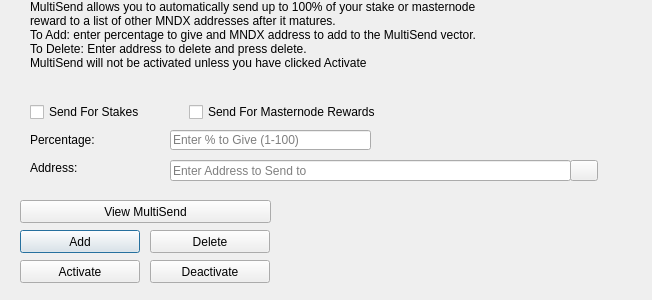
<?xml version="1.0" encoding="UTF-8"?>
<ui version="4.0">
 <class>MultiSendDialog</class>
 <widget class="QDialog" name="MultiSendDialog">
  <property name="windowModality">
   <enum>Qt::NonModal</enum>
  </property>
  <property name="geometry">
   <rect>
    <x>0</x>
    <y>0</y>
    <width>652</width>
    <height>300</height>
   </rect>
  </property>
  <property name="windowTitle">
   <string>MultiSend</string>
  </property>
  <widget class="QLineEdit" name="multiSendPercentEdit">
   <property name="geometry">
    <rect>
     <x>170</x>
     <y>130</y>
     <width>201</width>
     <height>20</height>
    </rect>
   </property>
   <property name="toolTip">
    <string>Enter whole numbers 1 - 100</string>
   </property>
   <property name="placeholderText">
    <string>Enter % to Give (1-100)</string>
   </property>
  </widget>
  <widget class="QLineEdit" name="multiSendAddressEdit">
   <property name="geometry">
    <rect>
     <x>170</x>
     <y>160</y>
     <width>401</width>
     <height>21</height>
    </rect>
   </property>
   <property name="toolTip">
    <string/>
   </property>
   <property name="placeholderText">
    <string>Enter Address to Send to</string>
   </property>
  </widget>
  <widget class="QLabel" name="label_2">
   <property name="geometry">
    <rect>
     <x>30</x>
     <y>0</y>
     <width>451</width>
     <height>121</height>
    </rect>
   </property>
   <property name="lineWidth">
    <number>1</number>
   </property>
   <property name="text">
    <string>MultiSend allows you to automatically send up to 100% of your stake or masternode reward to a list of other MNDX addresses after it matures.
To Add: enter percentage to give and MNDX address to add to the MultiSend vector.
To Delete: Enter address to delete and press delete.
MultiSend will not be activated unless you have clicked Activate</string>
   </property>
   <property name="alignment">
    <set>Qt::AlignLeading|Qt::AlignLeft|Qt::AlignTop</set>
   </property>
   <property name="wordWrap">
    <bool>true</bool>
   </property>
  </widget>
  <widget class="QLabel" name="message">
   <property name="geometry">
    <rect>
     <x>290</x>
     <y>200</y>
     <width>351</width>
     <height>91</height>
    </rect>
   </property>
   <property name="text">
    <string/>
   </property>
  </widget>
  <widget class="QPushButton" name="addButton">
   <property name="geometry">
    <rect>
     <x>20</x>
     <y>230</y>
     <width>120</width>
     <height>23</height>
    </rect>
   </property>
   <property name="toolTip">
    <string/>
   </property>
   <property name="statusTip">
    <string>Add to MultiSend Vector</string>
   </property>
   <property name="text">
    <string>Add</string>
   </property>
  </widget>
  <widget class="QPushButton" name="disableButton">
   <property name="geometry">
    <rect>
     <x>150</x>
     <y>260</y>
     <width>120</width>
     <height>23</height>
    </rect>
   </property>
   <property name="statusTip">
    <string>Deactivate MultiSend</string>
   </property>
   <property name="text">
    <string>Deactivate</string>
   </property>
  </widget>
  <widget class="QPushButton" name="addressBookButton">
   <property name="geometry">
    <rect>
     <x>570</x>
     <y>160</y>
     <width>28</width>
     <height>21</height>
    </rect>
   </property>
   <property name="toolTip">
    <string>Choose an address from the address book</string>
   </property>
   <property name="text">
    <string/>
   </property>
   <property name="icon">
    <iconset resource="../mndx.qrc">
     <normaloff>:/icons/address-book</normaloff>:/icons/address-book</iconset>
   </property>
   <property name="shortcut">
    <string>Alt+A</string>
   </property>
   <property name="autoDefault">
    <bool>false</bool>
   </property>
  </widget>
  <widget class="QLabel" name="label">
   <property name="geometry">
    <rect>
     <x>30</x>
     <y>130</y>
     <width>121</width>
     <height>20</height>
    </rect>
   </property>
   <property name="toolTip">
    <string>Percentage of stake to send</string>
   </property>
   <property name="text">
    <string>Percentage:</string>
   </property>
  </widget>
  <widget class="QLabel" name="label_5">
   <property name="geometry">
    <rect>
     <x>30</x>
     <y>160</y>
     <width>111</width>
     <height>16</height>
    </rect>
   </property>
   <property name="toolTip">
    <string>Address to send portion of stake to</string>
   </property>
   <property name="text">
    <string>Address:</string>
   </property>
  </widget>
  <widget class="QPushButton" name="deleteButton">
   <property name="geometry">
    <rect>
     <x>150</x>
     <y>230</y>
     <width>120</width>
     <height>23</height>
    </rect>
   </property>
   <property name="toolTip">
    <string/>
   </property>
   <property name="statusTip">
    <string>Delete Address From MultiSend Vector</string>
   </property>
   <property name="text">
    <string>Delete</string>
   </property>
  </widget>
  <widget class="QPushButton" name="activateButton">
   <property name="geometry">
    <rect>
     <x>20</x>
     <y>260</y>
     <width>120</width>
     <height>23</height>
    </rect>
   </property>
   <property name="statusTip">
    <string>Activate MultiSend</string>
   </property>
   <property name="text">
    <string>Activate</string>
   </property>
  </widget>
  <widget class="QPushButton" name="viewButton">
   <property name="geometry">
    <rect>
     <x>20</x>
     <y>200</y>
     <width>251</width>
     <height>23</height>
    </rect>
   </property>
   <property name="toolTip">
    <string/>
   </property>
   <property name="statusTip">
    <string>View MultiSend Vector</string>
   </property>
   <property name="text">
    <string>View MultiSend</string>
   </property>
  </widget>
  <widget class="QWidget" name="horizontalLayoutWidget">
   <property name="geometry">
    <rect>
     <x>30</x>
     <y>100</y>
     <width>351</width>
     <height>24</height>
    </rect>
   </property>
   <layout class="QHBoxLayout" name="horizontalLayout">
    <item>
     <widget class="QCheckBox" name="multiSendStakeCheckBox">
      <property name="text">
       <string>Send For Stakes</string>
      </property>
     </widget>
    </item>
    <item>
     <widget class="QCheckBox" name="multiSendMasternodeCheckBox">
      <property name="text">
       <string>Send For Masternode Rewards</string>
      </property>
     </widget>
    </item>
   </layout>
  </widget>
 </widget>
 <resources>
  <include location="../mndx.qrc"/>
 </resources>
 <connections/>
</ui>
